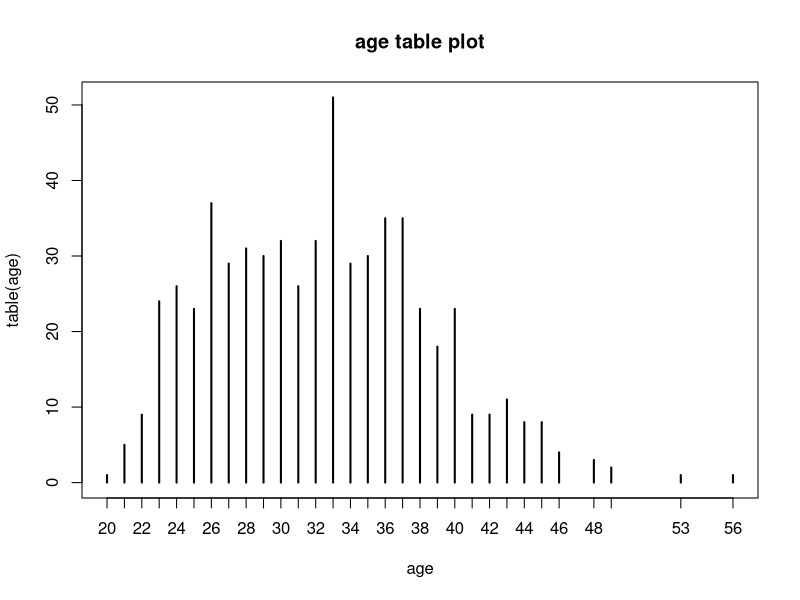
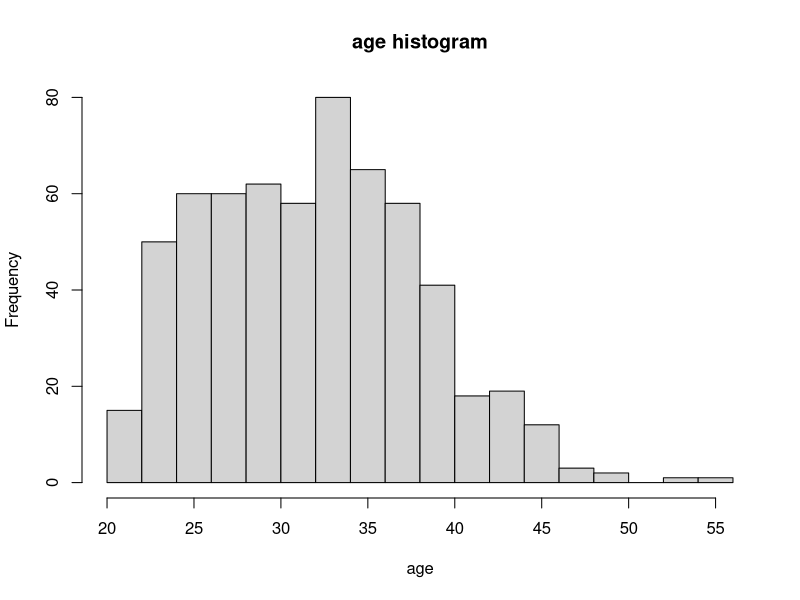
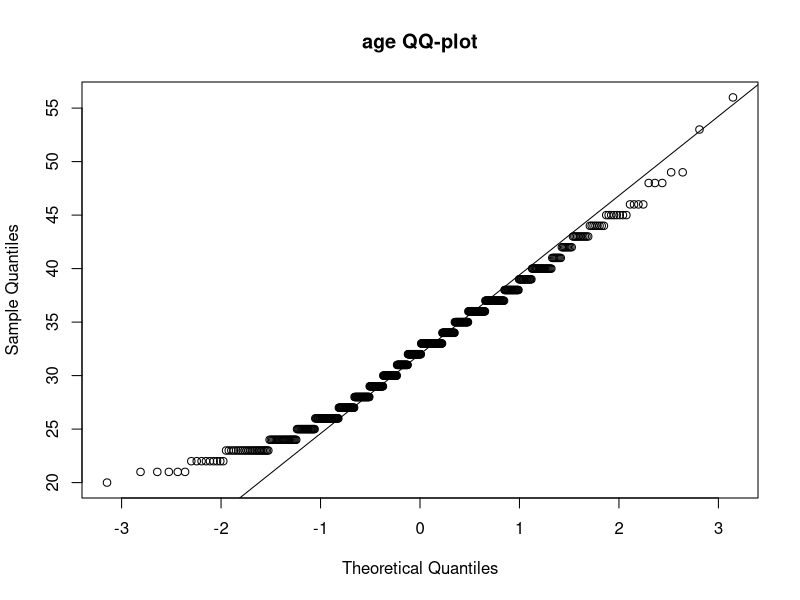
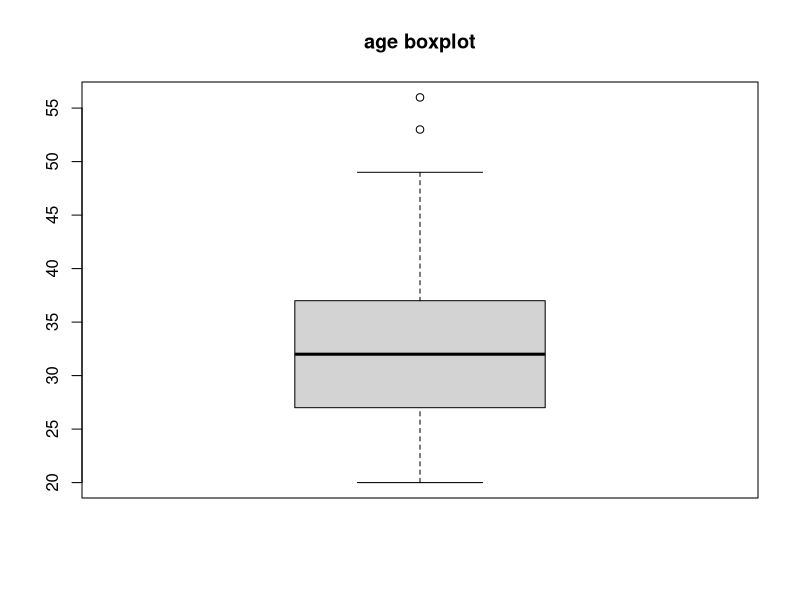
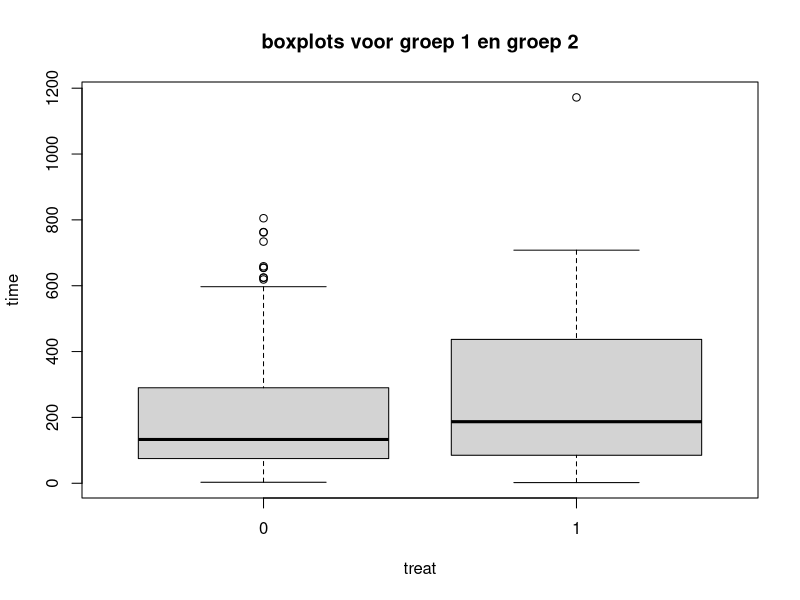
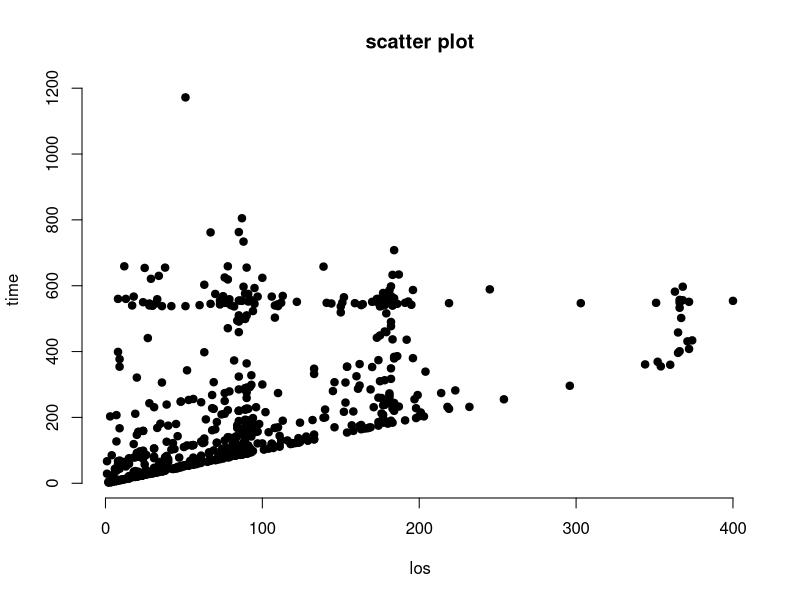
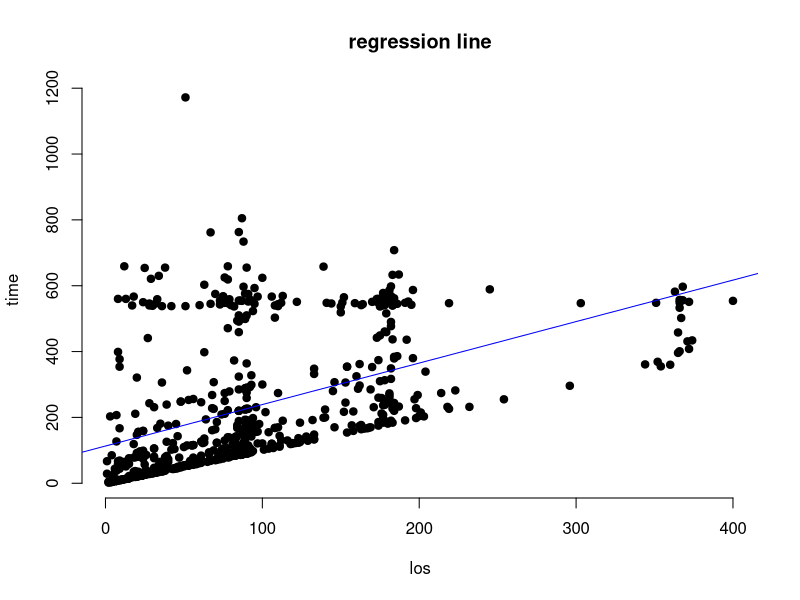

R code for these plots, in order:
#naam: Mohamed Darkaoui
#rolnummer: s0185350

data = read.csv(file="drugs_2021.csv", header=TRUE, sep=";")

i = 3
j = 5
k = 0

data = data[-c(k+1, j+1, i+1, j*k+1, i*j+1, i*k+1, i*j*k+1, i+j+k+1),]


###################################################
# vraag 1: verdeling en normaliteit va variabele age

age =  data$age


mean_age <- mean(age,na.rm = TRUE)
median_age <- median(age, na.rm = TRUE)
matrix_age <- t(age)
n_age <- NROW(!is.na(age))

sprintf("mean age: %s", mean_age)
sprintf("median age: %s", median_age)
sprintf("age sample size: %s", n_age)


png(file = "age/age_table.png")
plot(table(age), main="age table plot") 

png(file = "age/age_hist.png")
hist(age,breaks=16, main="age histogram")

#normaliteit
png("age/age_qq.png")
qqnorm(age, main="age QQ-plot")
qqline(age)


png("age/age_boxplot.png")
boxplot(age, main="age boxplot")

# testen of data normaal verdeeld is 
shapiro.test(age) #Shapiro-Wilk normality test
### data is niet normaal verdeeld


# transofmatie pogingen
shapiro.test(log(age))
shapiro.test(age^2)
shapiro.test(age^(-1))
shapiro.test(sqrt(age))
shapiro.test(age^(1/3))
shapiro.test(age^(1/4))



###################################################
# vraag 2

# subsets
long_treatment_data<-data[data$treat=='1',]
short_treatment_data<-data[data$treat=='0',]


# gemiddelde
X0 = mean(short_treatment_data$time)
X1 = mean(long_treatment_data$time)

# variantie
S0 = sqrt(var(short_treatment_data$time))
S1 = sqrt(var(long_treatment_data$time))

# steekproefgrootte
N0 = nrow(short_treatment_data)
N1 = nrow(long_treatment_data)

df0 = N0-1
df1 = N1-1

print(paste0("X0: ", X0))
print(paste0("X1: ", X1))
print(paste0("S0: ", S0))
print(paste0("S1: ", S1))

time = data$time
treat = data$treat

# F-test voor varianties
var.test(time  ~ treat)

# AG voor varianties
qf(c(0.025,0.975),df0,df1)

png("oef2/boxplot.png")
boxplot(time ~ treat, main="boxplots voor groep 1 en groep 2")


data$treat <- as.character(data$treat)
# t-test: H1: µ0 - µ1 < 0
t.test(data$time ~ data$treat,mu=0, alternative = "less", var.equal = TRUE)

# AG voor test H1: µ1 > µ0
qt(1-0.025, 604)

###################################################
# vraag 3

hercoc = data$hercoc

table (treat, hercoc)
Xsq <- chisq.test(treat,hercoc)
Xsq$expected
Xsq


###################################################
# vraag4
png("oef4.png")
los <- data$los
time <- data$time

# Plot with main and axis titles
# Change point shape (pch = 19) and remove frame.
plot(los, time, main = "scatter plot",
     xlab = "los", ylab = "time",
     pch = 19, frame = FALSE)
# Add regression line
plot(los, time, main = "regression line",
     xlab = "los", ylab = "time",
     pch = 19, frame = FALSE)
abline(lm(time ~ los, data = mtcars), col = "blue")

cor.test(los, time, method="pearson")